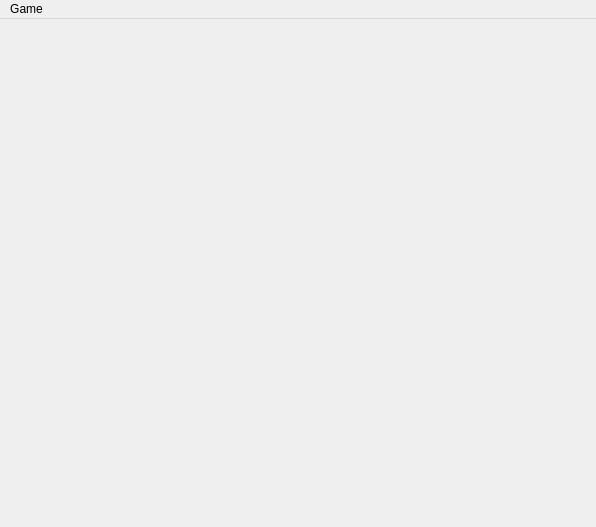
<?xml version="1.0" encoding="UTF-8"?>
<ui version="4.0">
 <class>StartScene</class>
 <widget class="QMainWindow" name="StartScene">
  <property name="geometry">
   <rect>
    <x>0</x>
    <y>0</y>
    <width>596</width>
    <height>527</height>
   </rect>
  </property>
  <property name="windowTitle">
   <string>StartScene</string>
  </property>
  <widget class="QWidget" name="centralwidget"/>
  <widget class="QMenuBar" name="menubar">
   <property name="geometry">
    <rect>
     <x>0</x>
     <y>0</y>
     <width>596</width>
     <height>26</height>
    </rect>
   </property>
   <widget class="QMenu" name="menuGame">
    <property name="title">
     <string>Game</string>
    </property>
    <addaction name="actionNewGame"/>
    <addaction name="actionScore"/>
    <addaction name="separator"/>
    <addaction name="actionExit"/>
   </widget>
   <addaction name="menuGame"/>
  </widget>
  <action name="actionNewGame">
   <property name="text">
    <string>NewGame</string>
   </property>
  </action>
  <action name="actionScore">
   <property name="text">
    <string>Score</string>
   </property>
  </action>
  <action name="actionExit">
   <property name="text">
    <string>Exit</string>
   </property>
  </action>
 </widget>
 <resources/>
 <connections/>
</ui>
